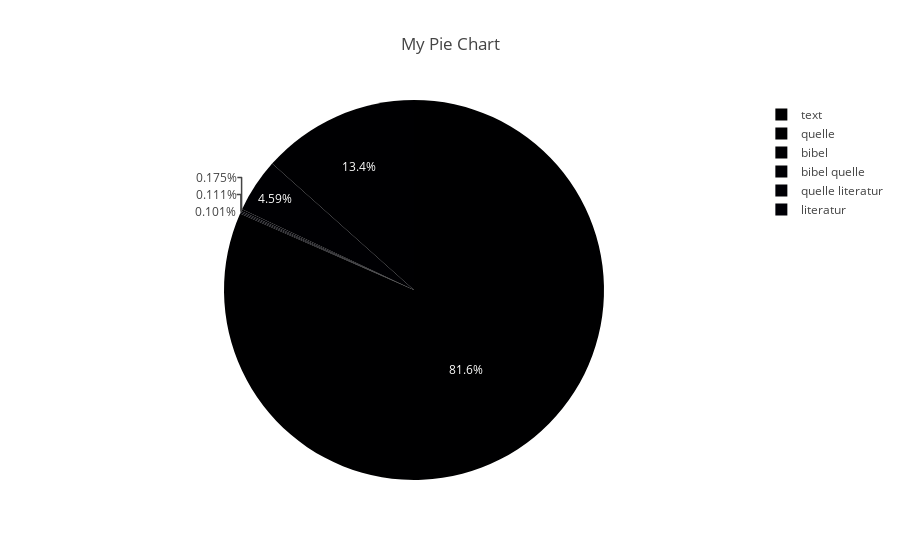

Source (notebook cell):
### Code cell
occurrences = {i:sermon.word_types.count(i) for i in set(sermon.word_types)}

labels = []
data = []
for label, number in occurrences.items():
    if pandas.isnull(label):
    #if math.isnan(int(label)):
        labels.append("text")
    else:
        labels.append(label.strip())
    data.append(number)

fig = px.pie(values=data, names=labels, title='My Pie Chart')
fig.show()

### Figure 1 — Plotly figure (JSON) as saved in the notebook; plotly's stock layout.template omitted (floating-point values rounded to 4 significant figures)
{"data": [{"domain": {"x": [0, 1], "y": [0, 1]}, "hovertemplate": "label=%{label}<br>value=%{value}<extra></extra>", "labels": ["text", "literatur", "quelle literatur", "quelle", "bibel quelle", "bibel"], "legendgroup": "", "name": "", "showlegend": true, "type": "pie", "values": [8849, 11, 12, 1455, 19, 498]}], "layout": {"legend": {"tracegroupgap": 0}, "title": {"text": "My Pie Chart"}}}
